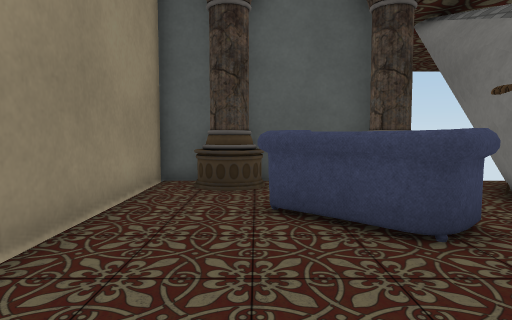
[1] (above)

17 first-person views from a walk through a Unity game level. The camera is 0.68 m above the floor, tilts 4° down and sees 70° across. The floor is counted in squares, 0.5 m on a side. Each view is taken from the middle of a square. On the plan, view 1 faces up. The plan holds only what a view shows up to about 15 squares ahead; the rest is blank. The place goes on beyond the plan. Some surface patterns are stand-ins.

[2]
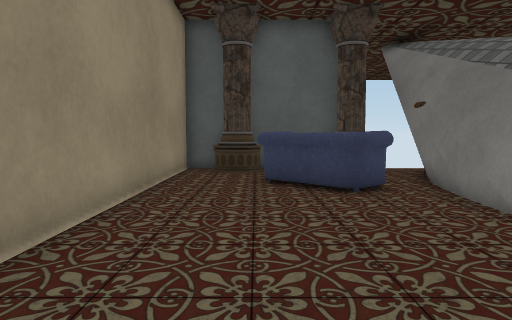

[3]
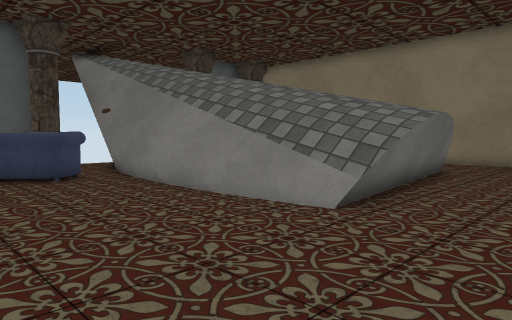

[4]
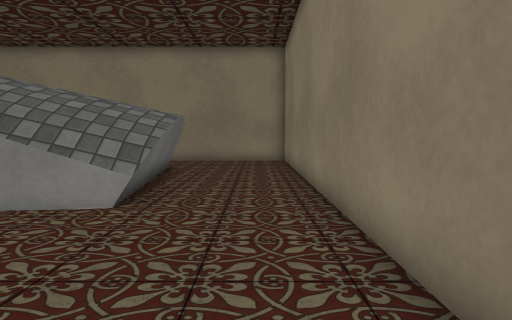

[5]
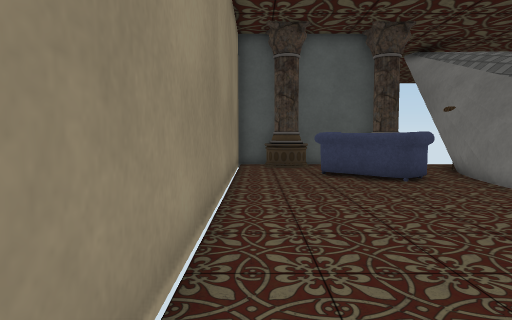

[6]
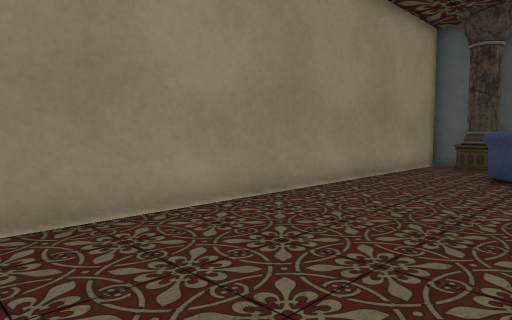

[7]
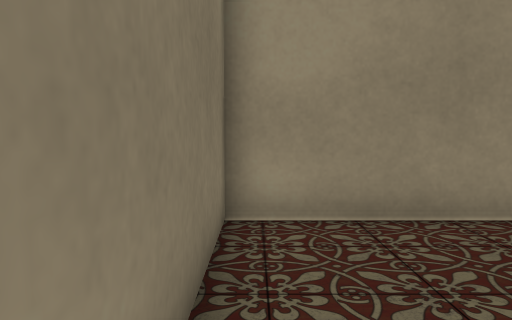

[8]
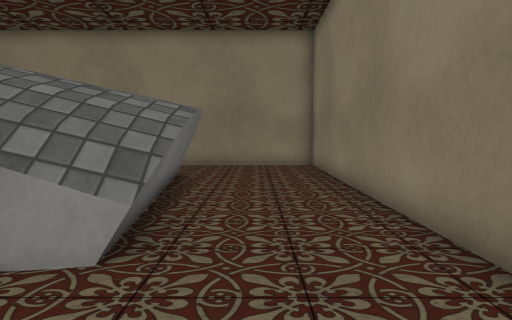

[9]
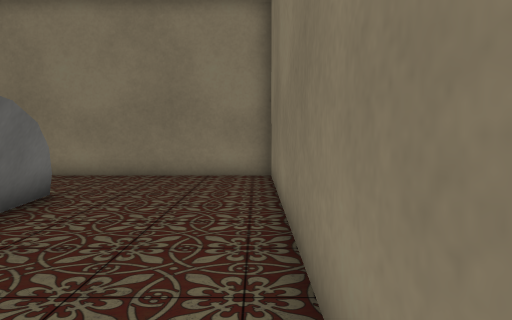

[10]
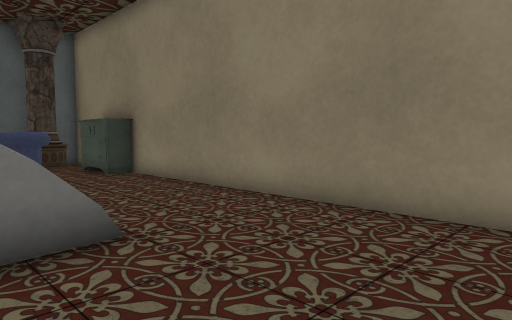

[11]
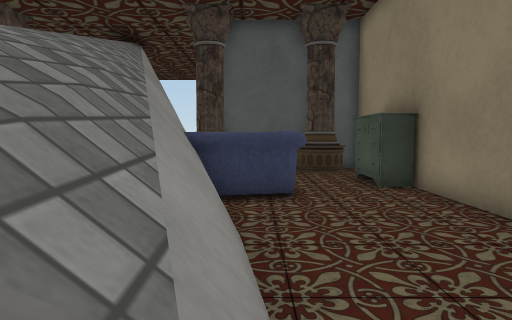

[12]
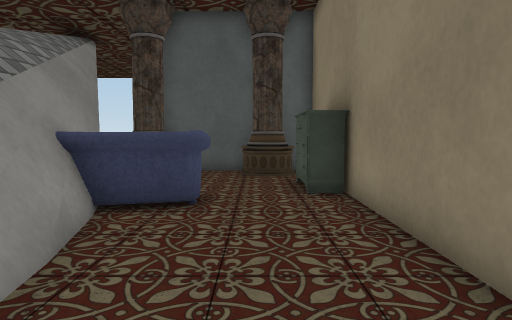

[13]
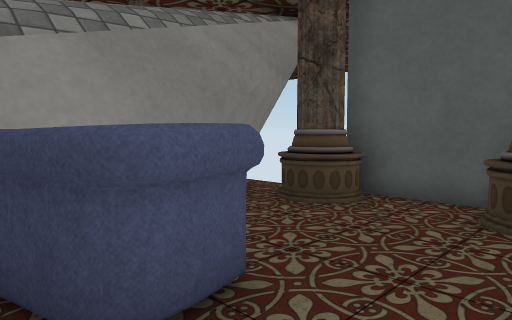

[14]
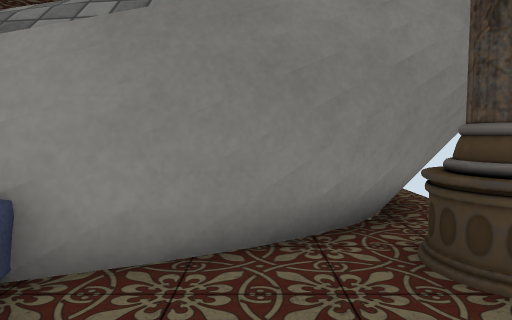

[15]
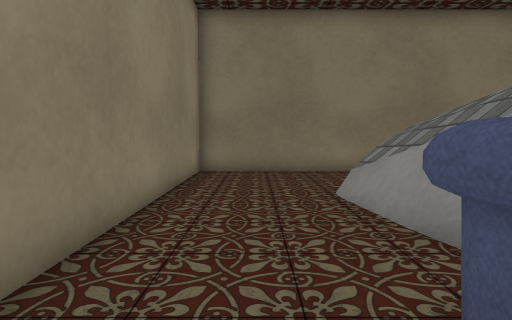

[16]
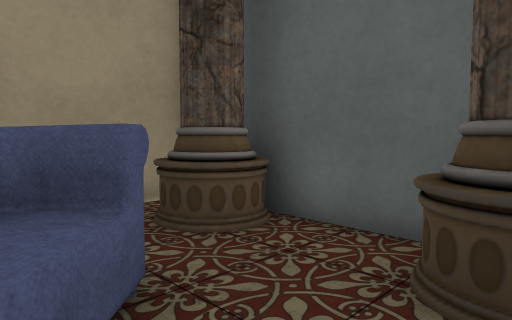

[17]
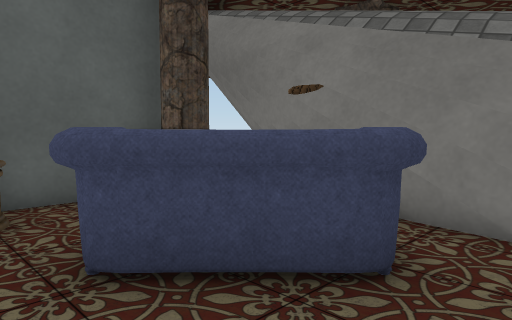

### Floor plan
Ten units are one square. View 1 is at (0, 0); x grows to the right and y downward. Boxes are objects, and circles mark ways between rooms. Rooms are numbered by the first view taken in them; rooms with no view inside come last. Other rooms are left out.
<svg viewBox="-33 -120 213 200">
<path fill="none" stroke="#000" d="M43 -29 53 -87 58 -100M49 1 49 -66 58 -90M55 -7 51 -33M52 -27 50 -49M55 4 50 -25M54 13 49 -16M48 -64 56 -94 62 -105M94 34 59 38M93 36 67 39M99 37 82 39M26 -107 -28 -107 -28 75 104 75M47 23 47 -42M54 19 48 -9M53 28 47 -3M47 -54 52 -74M52 37 46 5M53 -79 59 -90M88 31 49 35 46 18M94 32 50 37M121 31 94 34M115 33 93 36M104 75 171 75 171 -5M129 28 94 32M129 19 129 8M128 7 129 26 88 31M128 5 126 -9M126 -2 127 8M126 -5 127 28M122 -4 123 13M127 -6 129 12 128 6M123 -10 124 20M110 -57 113 -35M113 -40 114 -14M107 -72 122 -9M115 -34 116 -9M116 -29 118 -3M119 -24 121 7M146 -107 115 -107M92 -99 112 -62M91 -99 101 -84M171 -5 171 -55M90 -104 98 -92 118 -46M87 -102 97 -90M86 -106 94 -98M114 -51 116 -46M121 -34 126 -2M118 -33 119 -29M120 -29 124 -3M121 -16 122 -4M94 -89 101 -81M93 -91 106 -73M91 -95 100 -85M87 -93 95 -87M86 -97 94 -90M84 -101 92 -95"/>
<rect x="-25" y="-115" width="30" height="30" fill="#bbb"><title>pillar</title></rect>
<rect x="-5" y="-85" width="40" height="50" fill="#bbb"><title>sofa</title></rect>
<rect x="25" y="-115" width="20" height="30" fill="#bbb"><title>pillar</title></rect>
<rect x="95" y="-115" width="30" height="30" fill="#bbb"><title>pillar</title></rect>
<rect x="115" y="-55" width="30" height="20" fill="#bbb"><title>sofa</title></rect>
<rect x="145" y="-115" width="20" height="30" fill="#bbb"><title>pillar</title></rect>
<rect x="155" y="-85" width="20" height="40" fill="#bbb"><title>other object</title></rect>
<circle cx="97" cy="60" r="3" fill="#2a7"/>
<circle cx="150" cy="0" r="3" fill="#2a7"/>
<text x="20" y="-10">1</text>
<text x="140" y="40">2</text>
<text x="140" y="-60">3</text>
</svg>
Room 1 opens to room 2. Room 2 opens to room 3.

Where each view was taken, in squares from view 1:
view 1: 0 up, 0 right, facing up
view 2: 4 down, 0 right, facing up
view 3: 7 down, 1 left, facing up-right
view 4: 6 down, 2 left, facing right
view 5: 6 down, 2 left, facing up
view 6: 6 down, 3 right, facing up-left
view 7: 7 down, 3 right, facing left
view 8: 5 down, 1 right, facing right
view 9: 7 down, 5 right, facing right
view 10: 7 down, 11 right, facing up-right
view 11: 4 down, 13 right, facing up
view 12: 3 down, 15 right, facing up
view 13: 3 up, 16 right, facing up-left
view 14: 7 up, 15 right, facing left
view 15: 6 up, 15 right, facing down
view 16: 6 up, 4 right, facing up-left
view 17: 3 up, 1 left, facing up-right
